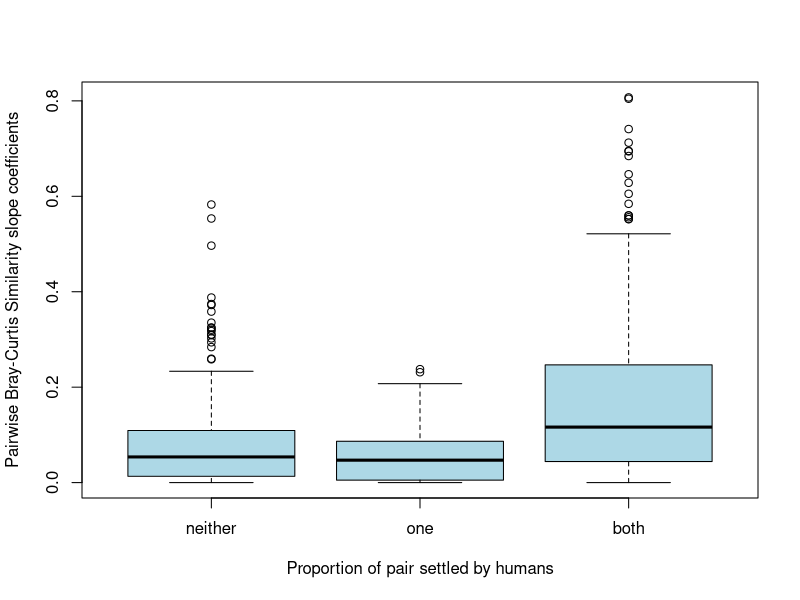

Write R code to recreate this figure.
#here we produce the boxplots to show the similarity
#of sites where neither, one, or both sites were
#settled by people during any particular interval

library(dplyr)
library(tidyverse)
dat<-read.csv("Outputs/max_dat.csv")

dat<-dat[-c(1)]

dat$group <- cut(dat$times, breaks = c(-Inf, 650, 3150, Inf), 
                 labels = c("both", "tbc", "neither"))

tbc<- dat[dat$group == "tbc", ]
both<- dat[dat$group == "both", ]
neither<- dat[dat$group == "neither", ]

tbc<-tbc[-c(4)]

tbc$group <- case_when(
  grepl("^(?:aro|tuk|wai) (aro|tuk|wai)$",
        tbc$name, ignore.case=TRUE) ~ "neither",
  grepl("\\b(?:ano|tuk|wai)\\b", tbc$name, ignore.case=TRUE) ~ "one",
  TRUE ~ "both")  

dat<-rbind(both,neither,tbc)

levels(dat$group)
dat$group <- factor(dat$group , levels=c("neither", "one", "both"))
boxplot(sims ~ group, data = dat, col="lightblue", xlab = "Proportion of pair settled by humans",
        ylab = "Pairwise Bray-Curtis Similarity slope coefficients")

df<-dat %>%
  group_by(name,group) %>%
  dplyr::summarize(n())

df<-df %>%
  group_by(name) %>%
  dplyr::summarize(n())
